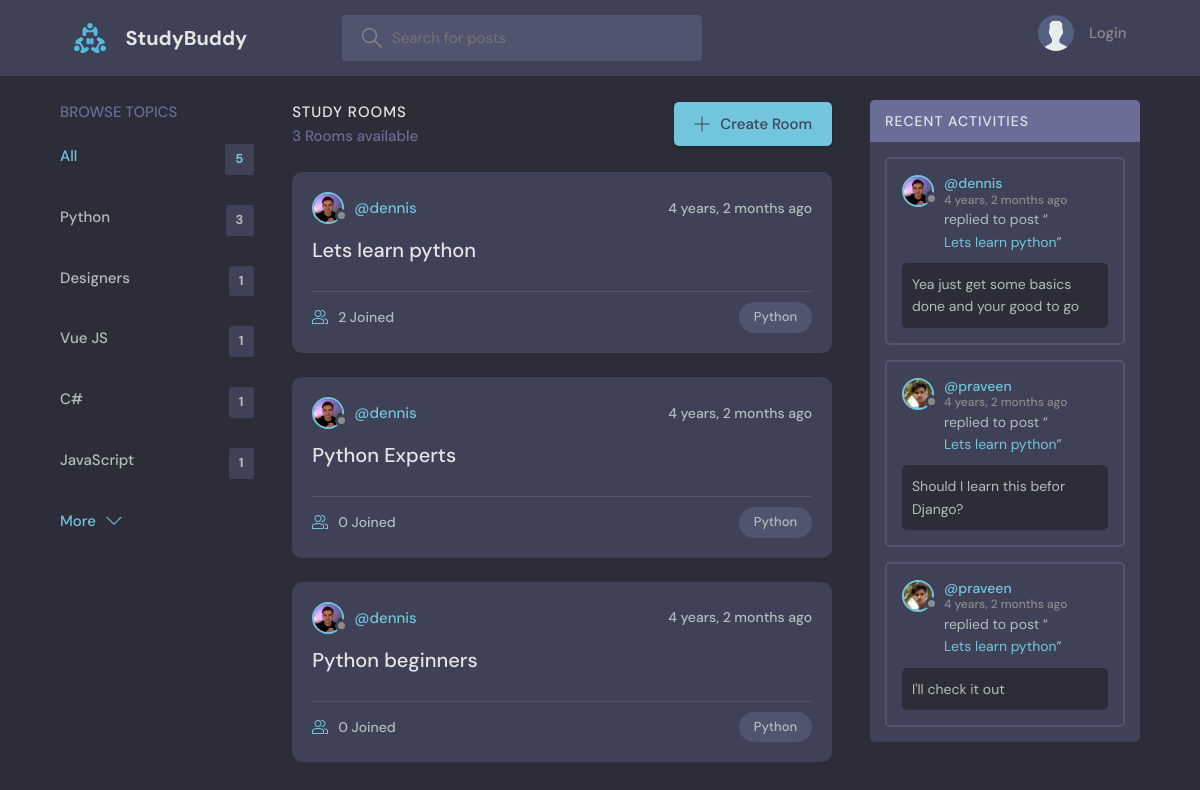
/?q=Python, run on an earlier commit of the app's database.
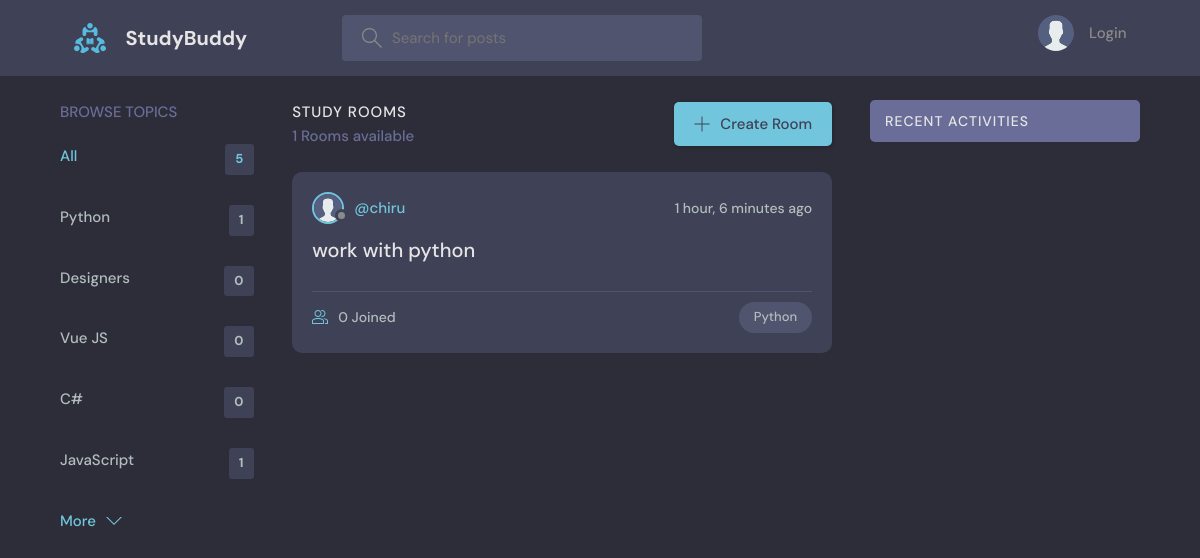
And on a later commit of the database.
### base/models.py (models this page shows, shortened)
class Topic(models.Model):
    name = models.CharField(max_length=200)

class Room(models.Model):
    host = models.ForeignKey(User, on_delete=models.SET_NULL, null=True)
    topic = models.ForeignKey(Topic, on_delete=models.SET_NULL, null=True)
    name = models.CharField(max_length=200)
    description = models.TextField(null=True, blank=True)
    participants = models.ManyToManyField(
        User, related_name='participants', blank=True)
    updated = models.DateTimeField(auto_now=True)
    created = models.DateTimeField(auto_now_add=True)
    class Meta:
        ordering = ['-updated', '-created']
    def __str__(self):
        return self.name

class User(AbstractUser):
    name = models.CharField(max_length=200, null=True)
    email = models.EmailField(unique=True, null=True)
    bio = models.TextField(null=True)
    avatar = models.ImageField(null=True, default="avatar.svg")
    USERNAME_FIELD = 'email'
    REQUIRED_FIELDS = []

class Message(models.Model):
    user = models.ForeignKey(User, on_delete=models.CASCADE)
    room = models.ForeignKey(Room, on_delete=models.CASCADE)
    body = models.TextField()
    updated = models.DateTimeField(auto_now=True)
    created = models.DateTimeField(auto_now_add=True)
    class Meta:
        ordering = ['-updated', '-created']

### base/views.py (the view)
# urls.py: path('', views.home, name="home"),
def home(request):
    q = request.GET.get('q') if request.GET.get('q') != None else ''
    rooms = Room.objects.filter(
        Q(topic__name__icontains=q) |
        Q(name__icontains=q) |
        Q(description__icontains=q)
    )
    topics = Topic.objects.all()[0:5]
    room_count = rooms.count()
    room_messages = Message.objects.filter(
        Q(room__topic__name__icontains=q))[0:3]
    context = {'rooms': rooms, 'topics': topics,
               'room_count': room_count, 'room_messages': room_messages}
    return render(request, 'base/home.html', context)

### base/templates/base/home.html (shortened to what this page needs)
{% extends 'main.html' %}
{% block content %}
<main class="layout layout--3">
  <div class="container">
    {% include 'base/topics_component.html' %}
    <div class="roomList">
      <div class="roomList__header">
        <div>
          <h2>Study Rooms</h2>
          <p>{{room_count}} Rooms available</p>
        </div>
        <a class="btn btn--main" href="{% url 'create-room' %}">
          <svg version="1.1" xmlns="http://www.w3.org/2000/svg" width="32" height="32" viewBox="0 0 32 32">
            <title>add</title>
            <path
              d="M16.943 0.943h-1.885v14.115h-14.115v1.885h14.115v14.115h1.885v-14.115h14.115v-1.885h-14.115v-14.115z">
            </path>
          </svg>
          Create Room
        </a>
      </div>
      {% include 'base/feed_component.html' %}
    </div>
    {% include 'base/activity_component.html' %}
  </div>
</main>
{% endblock %}

### base/templates/base/topics_component.html
<div class="topics">
    <div class="topics__header">
        <h2>Browse Topics</h2>
    </div>
    <ul class="topics__list">
        <li>
            <a href="{% url 'home' %}" class="active">All <span>{{topics.count}}</span></a>
        </li>
        {% for topic in topics %}
        <li>
            <a href="{% url 'home' %}?q={{topic.name}}">{{topic.name}}<span>{{topic.room_set.all.count}}</span></a>
        </li>
        {% endfor %}
    </ul>
    <a class="btn btn--link" href="{% url 'topics' %}">
        More
        <svg version="1.1" xmlns="http://www.w3.org/2000/svg" width="32" height="32" viewBox="0 0 32 32">
            <title>chevron-down</title>
            <path d="M16 21l-13-13h-3l16 16 16-16h-3l-13 13z"></path>
        </svg>
    </a>
</div>

### base/templates/base/feed_component.html (shortened to what this page needs)
{% for room in rooms %}
<div class="roomListRoom">
    <div class="roomListRoom__header">
        <a href="{% url 'user-profile' room.host.id %}" class="roomListRoom__author">
            <div class="avatar avatar--small">
                <img src="{{room.host.avatar.url}}" />
            </div>
            <span>@{{room.host.username}}</span>
        </a>
        <div class="roomListRoom__actions">
            <span>{{room.created|timesince}} ago</span>
        </div>
    </div>
    <div class="roomListRoom__content">
        <a href="{% url 'room' room.id %}">{{room.name}}</a>
    </div>
    <div class="roomListRoom__meta">
        <a href="{% url 'room' room.id %}" class="roomListRoom__joined">
            {{room.participants.all.count}} Joined
        </a>
        <p class="roomListRoom__topic">{{room.topic.name}}</p>
    </div>
</div>
{% endfor %}

### base/templates/base/activity_component.html (shortened to what this page needs)
<div class="activities">
    <div class="activities__header">
        <h2>Recent Activities</h2>
    </div>
    {% for message in room_messages %}
    <div class="activities__box">
        <div class="activities__boxHeader roomListRoom__header">
            <a href="{% url 'user-profile' message.user.id %}" class="roomListRoom__author">
                <div class="avatar avatar--small">
                    <img src="{{message.user.avatar.url}}" />
                </div>
                <p>
                    @{{message.user.username}}
                    <span>{{message.created|timesince}} ago</span>
                </p>
            </a>
        </div>
        <div class="activities__boxContent">
            <p>replied to post “<a href="{% url 'room' message.room.id %}">{{message.room}}</a>”</p>
            <div class="activities__boxRoomContent">{{message.body}}</div>
        </div>
    </div>
    {% endfor %}
</div>

What changed in the data, as far as the page shows it:
removed Room: host.avatar (picture), host.username "dennis", created "4 years, 2 months", name "Lets learn python", participants.all.count "2", topic.name "Python"
removed Room: host.avatar (picture), host.username "dennis", created "4 years, 2 months", name "Python Experts", participants.all.count "0", topic.name "Python"
removed Room: host.avatar (picture), host.username "dennis", created "4 years, 2 months", name "Python beginners", participants.all.count "0", topic.name "Python"
removed Message: user.avatar (picture), user.username "dennis", created "4 years, 2 months", room "Lets learn python", body "Yea just get some basics done and your good to go"
removed Message: user.avatar (picture), user.username "praveen", created "4 years, 2 months", room "Lets learn python", body "Should I learn this befor Django?"
removed Message: user.avatar (picture), user.username "praveen", created "4 years, 2 months", room "Lets learn python", body "I'll check it out"
computed for Topic "Python": room_set.all.count "3" → "1"
computed for Topic "Designers": room_set.all.count "1" → "0"
computed for Topic "Vue JS": room_set.all.count "1" → "0"
computed for Topic (number 4 of 5 on the later page): room_set.all.count "1" → "0"
added Room: host.avatar (placeholder picture), host.username "chiru", created "1 hour, 6 minutes", name "work with python", participants.all.count "0", topic.name "Python"
Also different on the page:
{{ room_count }}: "3" → "1"
